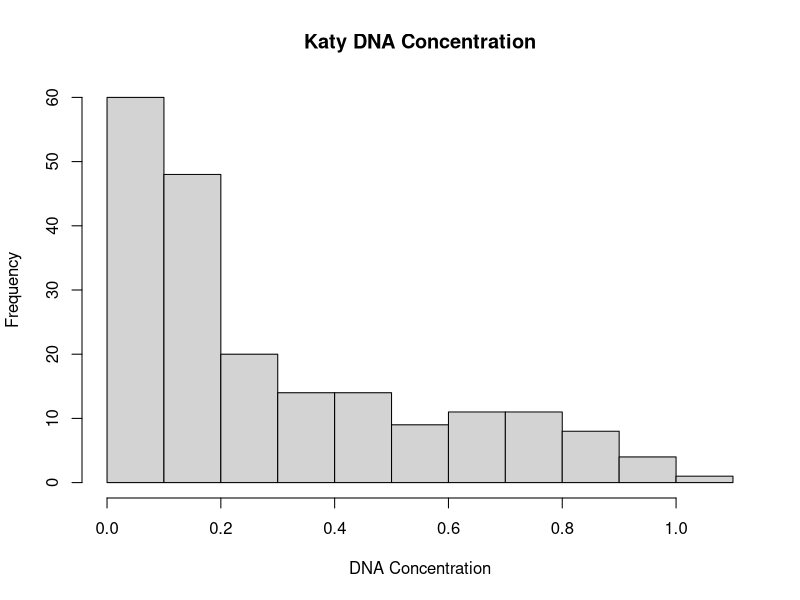
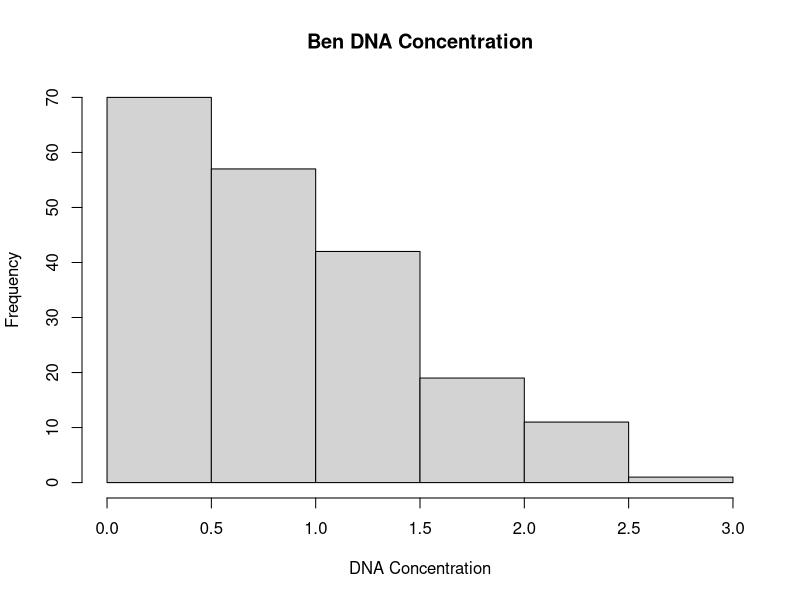
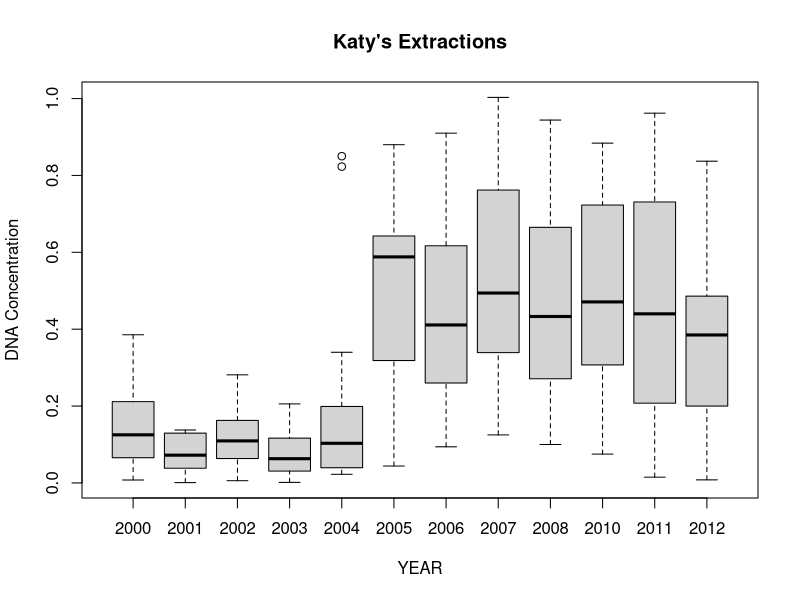
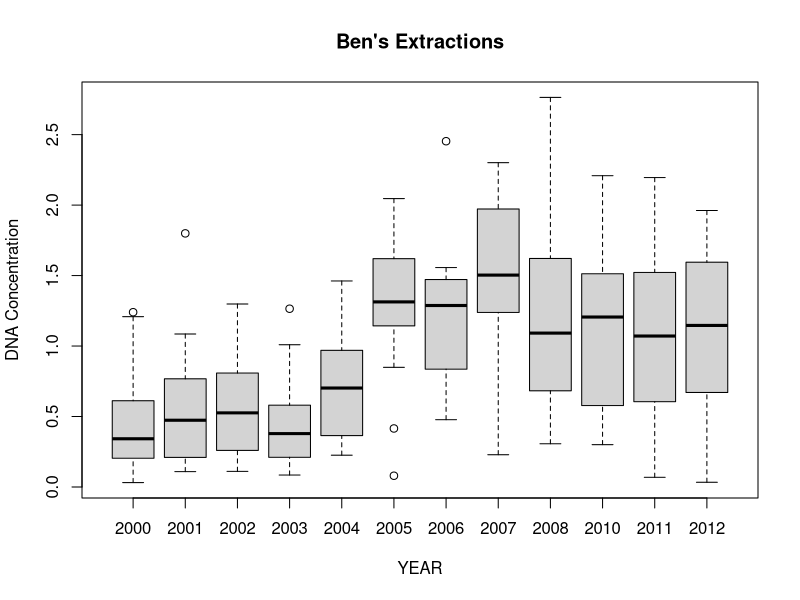
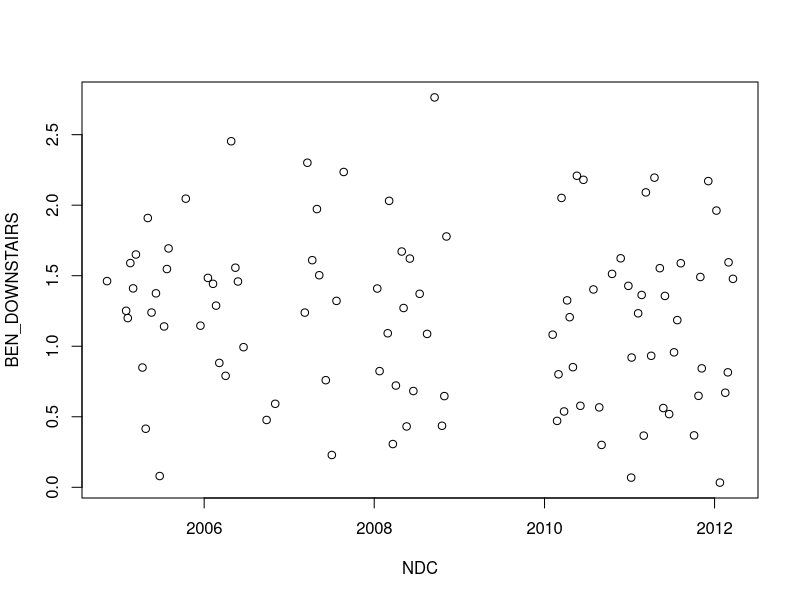
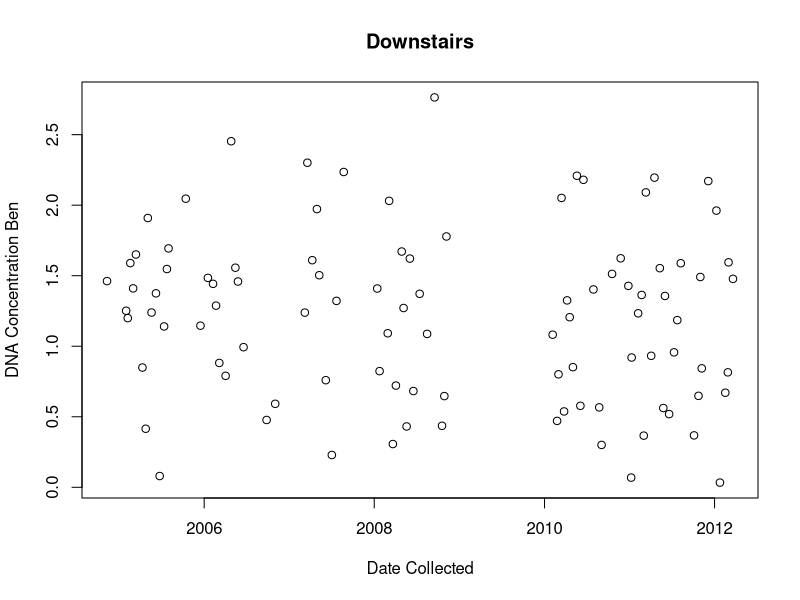
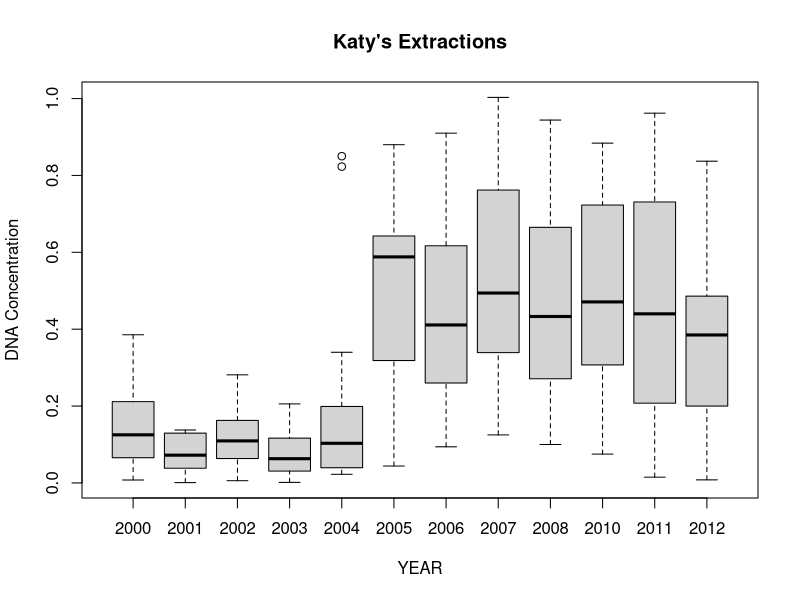
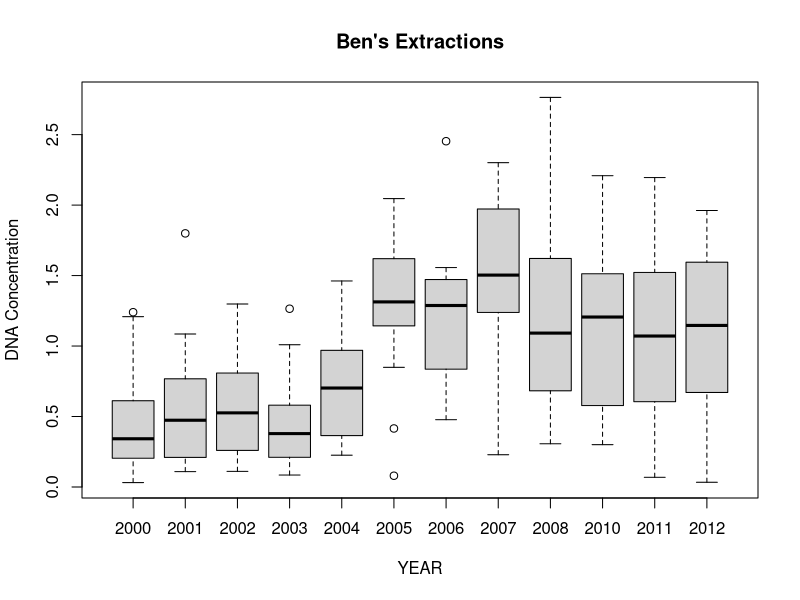

These figures' R source, in order:
#Read In the Data####
df <- read.csv("DNA_Conc_by_Extraction_Date.csv")

#Install Packages####
library(tidyr)
library(tidyverse)



#Histograms####
hist(df$DNA_Concentration_Katy, xlab = "DNA Concentration", main = "Katy DNA Concentration")
hist(df$DNA_Concentration_Ben, xlab = "DNA Concentration", main = "Ben DNA Concentration")



#Boxplot 1####
boxplot(df$DNA_Concentration_Katy~df$Year_Collected, main = "Katy's Extractions", ylab = "DNA Concentration", xlab = "YEAR")


jpeg("JONES_Plot1.jpg")
boxplot(df$DNA_Concentration_Katy~df$Year_Collected, main = "Katy's Extractions", ylab = "DNA Concentration", xlab = "YEAR")
dev.off()

#Boxplot 2####

boxplot(df$DNA_Concentration_Ben~df$Year_Collected, main = "Ben's Extractions", ylab = "DNA Concentration", xlab = "YEAR")


jpeg("JONES_Plot2.jpeg")
boxplot(df$DNA_Concentration_Ben~df$Year_Collected, main = "Ben's Extractions", ylab = "DNA Concentration", xlab = "YEAR")
dev.off()

#Katy Vs Ben####
KA <- select(df, DNA_Concentration_Ben,DNA_Concentration_Katy, Year_Collected) %>%
  group_by(Year_Collected) %>%
  summarise(Average_DNA_Concentration_Katy = mean(DNA_Concentration_Katy))
     
KB <- select(df, DNA_Concentration_Ben, Year_Collected) %>% 
  group_by(Year_Collected) %>% 
  summarise(Average_DNA_Concentration_Ben = mean(DNA_Concentration_Ben))

                                             
KBA <- full_join(KB, KA) %>% 
  mutate(Yield_Margin = Average_DNA_Concentration_Ben - Average_DNA_Concentration_Katy)

#Downstairs Subset####
DOWNSTAIRS <- df$Lab == "Downstairs"
DC <- df$Date_Collected[DOWNSTAIRS]
BEN_DOWNSTAIRS <- df$DNA_Concentration_Ben[DOWNSTAIRS]


NDC <- as.POSIXct(DC, TZ = "", format("%Y%m%d"))
plot(x = NDC , y = BEN_DOWNSTAIRS)  
plot(x = NDC , y = BEN_DOWNSTAIRS, xlab = "Date Collected", ylab = "DNA Concentration Ben", main = "Downstairs")  


jpeg("Ben_DNA_over_time.jpeg")
plot(x = NDC , y = BEN_DOWNSTAIRS, xlab = "Date Collected", ylab = "DNA Concentration Ben", main = "Downstairs")  
dev.off()

#BONUS Problem####

df2 <- select(df, DNA_Concentration_Ben, Year_Collected) %>% 
  group_by(Year_Collected) %>% 
  summarise(Average_DNA_Concentration = mean(DNA_Concentration_Ben))

write.csv(df2, "Ben_Average_Conc.csv", row.names = FALSE)

TP <- df2 %>% arrange(desc(Average_DNA_Concentration))
glimpse(TP)






